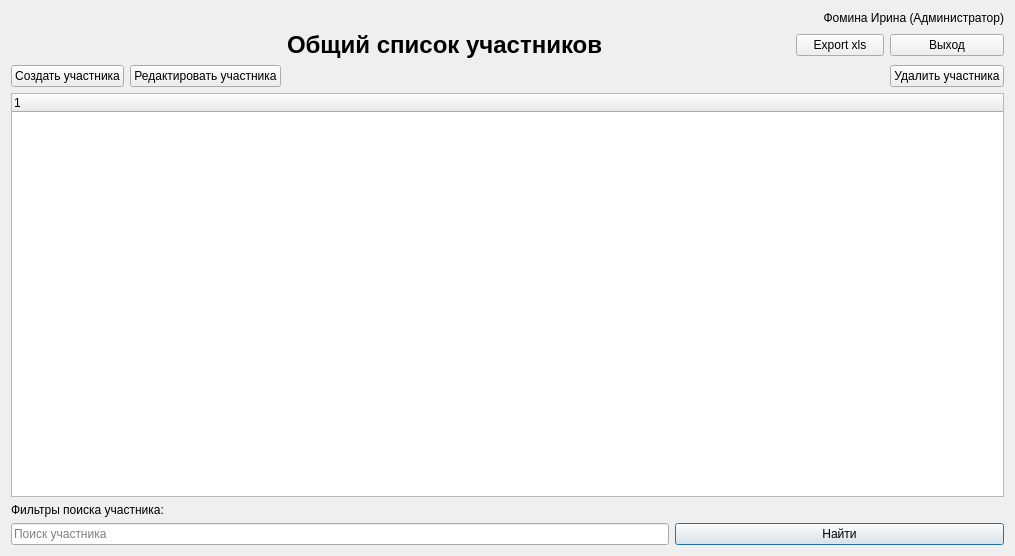
<?xml version="1.0" encoding="UTF-8"?>
<ui version="4.0">
 <class>Dialog</class>
 <widget class="QDialog" name="Dialog">
  <property name="geometry">
   <rect>
    <x>0</x>
    <y>0</y>
    <width>1015</width>
    <height>556</height>
   </rect>
  </property>
  <property name="windowTitle">
   <string>Общий список участников</string>
  </property>
  <layout class="QGridLayout" name="gridLayout_3">
   <item row="6" column="0" colspan="7">
    <layout class="QGridLayout" name="gridLayout_2">
     <item row="0" column="0" colspan="2">
      <widget class="QLineEdit" name="lineEdit_find_participant">
       <property name="placeholderText">
        <string>Поиск участника</string>
       </property>
      </widget>
     </item>
     <item row="0" column="2">
      <widget class="QPushButton" name="pushButton_find_event_2">
       <property name="text">
        <string>Найти</string>
       </property>
      </widget>
     </item>
    </layout>
   </item>
   <item row="4" column="0" colspan="7">
    <widget class="QTreeWidget" name="tree_participants_list">
     <column>
      <property name="text">
       <string notr="true">1</string>
      </property>
     </column>
    </widget>
   </item>
   <item row="2" column="5">
    <widget class="QPushButton" name="pushButton_export_xls">
     <property name="text">
      <string>Export xls</string>
     </property>
    </widget>
   </item>
   <item row="3" column="1">
    <widget class="QPushButton" name="pushButton_redact_participant">
     <property name="text">
      <string>Редактировать участника</string>
     </property>
    </widget>
   </item>
   <item row="2" column="6">
    <widget class="QPushButton" name="pushButton_exit">
     <property name="text">
      <string>Выход</string>
     </property>
    </widget>
   </item>
   <item row="0" column="5" colspan="2">
    <widget class="QLabel" name="label_username_role">
     <property name="text">
      <string>Фомина Ирина (Администратор)</string>
     </property>
     <property name="alignment">
      <set>Qt::AlignRight|Qt::AlignTrailing|Qt::AlignVCenter</set>
     </property>
    </widget>
   </item>
   <item row="3" column="0">
    <widget class="QPushButton" name="pushButton_create_participant">
     <property name="text">
      <string>Создать участника</string>
     </property>
    </widget>
   </item>
   <item row="5" column="0" colspan="3">
    <widget class="QLabel" name="label_find_event">
     <property name="text">
      <string>Фильтры поиска участника:</string>
     </property>
    </widget>
   </item>
   <item row="2" column="2">
    <widget class="QLabel" name="label_participants_list">
     <property name="font">
      <font>
       <pointsize>18</pointsize>
       <weight>75</weight>
       <bold>true</bold>
      </font>
     </property>
     <property name="text">
      <string>Общий список участников</string>
     </property>
    </widget>
   </item>
   <item row="3" column="6">
    <widget class="QPushButton" name="pushButton_delete_participant">
     <property name="text">
      <string>Удалить участника</string>
     </property>
    </widget>
   </item>
  </layout>
 </widget>
 <resources/>
 <connections/>
</ui>
